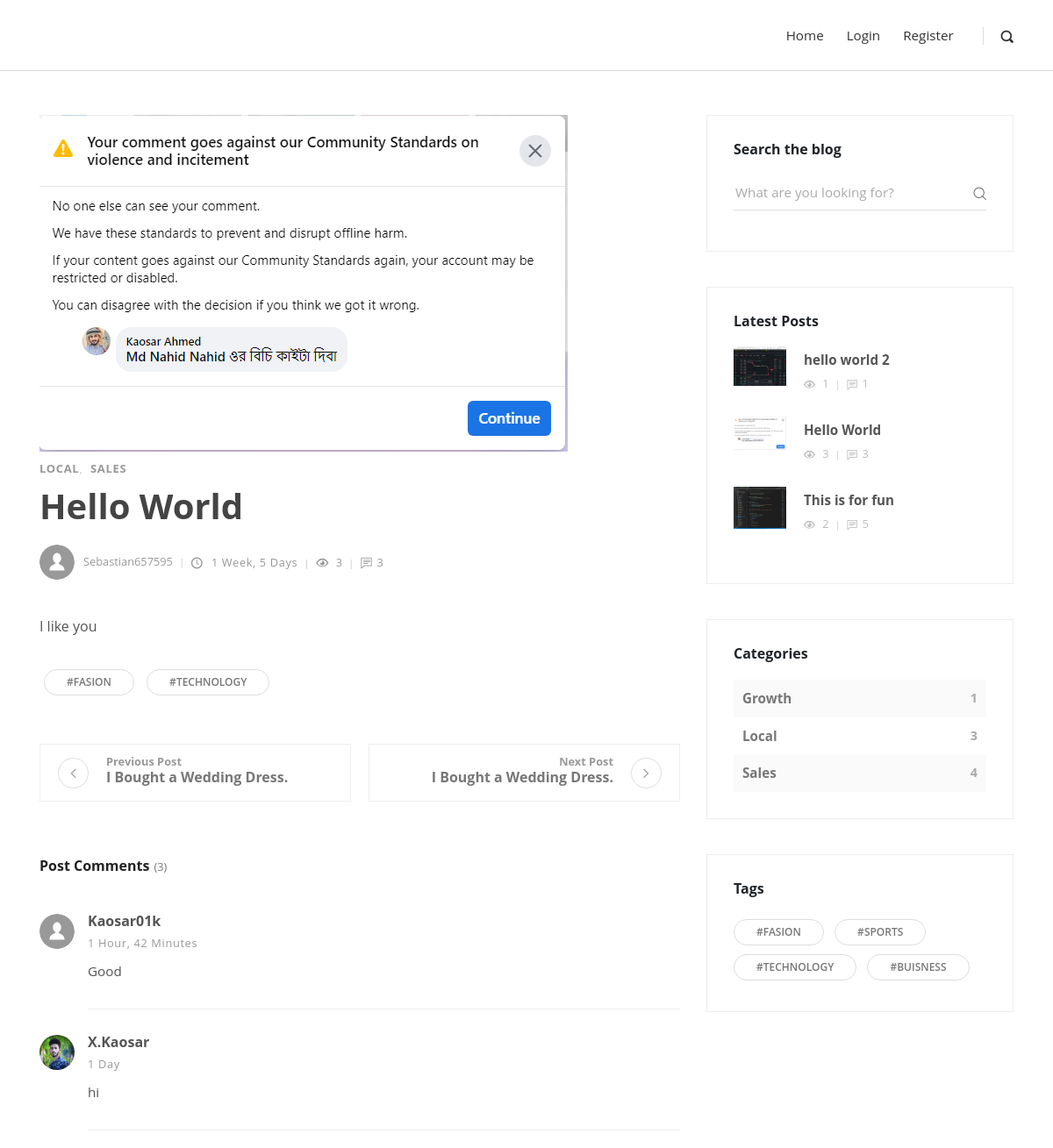
Before: /post/hello-world/ (upper part) with the older database file.
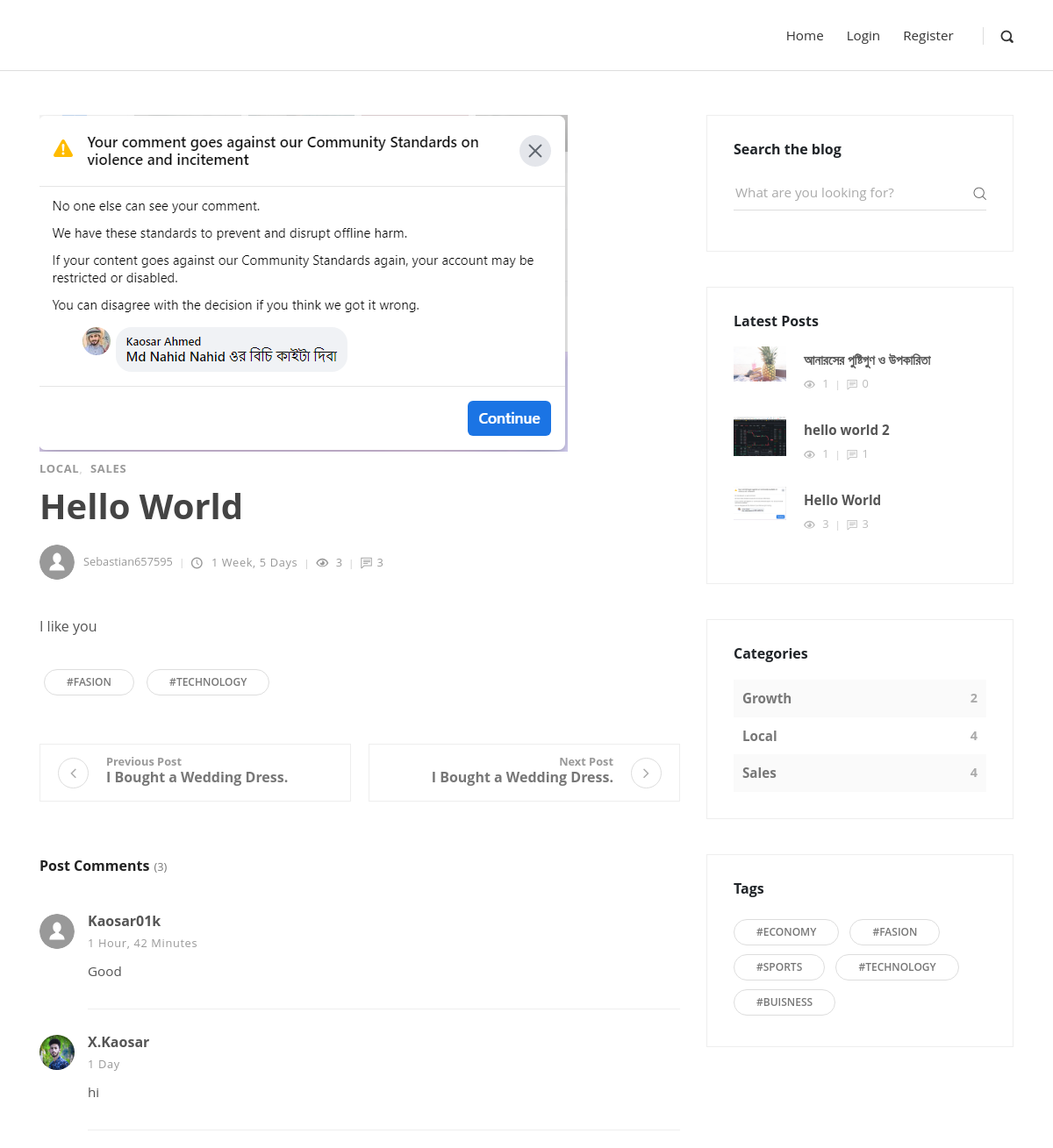
After: the same page with the newer database file.
### mainapp/models.py (models this page shows, shortened)
class Category(models.Model):
    name = models.CharField(max_length=50)
    def __str__(self):
        return self.name

class Tag(models.Model):
    name = models.CharField(max_length=50)
    def __str__(self):
        return self.name

class Comment(models.Model):
    user    = models.ForeignKey(User, on_delete=models.CASCADE)
    content = models.TextField(max_length=500)
    post    = models.ForeignKey('Post', related_name='comments', on_delete=models.CASCADE)
    date_created = models.DateTimeField(auto_now_add=True)

class Author(models.Model):
    user = models.OneToOneField(User, on_delete=models.CASCADE)
    profile_picture = models.ImageField(default='user.svg')
    bio = models.TextField(max_length=50000,null=True, blank=True)
    birthday = models.DateField(null=True,blank=True)
    phone = models.CharField(max_length=11,null=True, blank=True)
    company = models.CharField(max_length=100,null=True, blank=True)
    country = CountryField(null=True,blank_label='Select Country')
    address = models.CharField(max_length=200,null=True, blank=True)
    website = models.CharField(max_length=100,null=True, blank=True)
    def __str__(self):
        return self.user.username

class Post(models.Model):
    author = models.ForeignKey(Author, on_delete=models.CASCADE)
    title = models.CharField(max_length=200)
    thumbnail = models.ImageField()
    description = RichTextField(null=True,max_length=1000)
    tags = models.ManyToManyField(Tag)
    category = models.ManyToManyField(Category)
    featured = models.BooleanField()
    slug = models.SlugField(null=True, blank=True)
    date_created = models.DateTimeField(auto_now_add=True)
    def get_absolute_url(self):
        return reverse('post-details', kwargs={
            'slug':self.slug
        })
    @property
    def get_comments(self):
        return self.comments.all().order_by('-date_created')
    @property
    def view_count(self):
        return PostView.objects.filter(post=self).count()
    @property
    def comment_count(self):
        return Comment.objects.filter(post=self).count()

### mainapp/views.py (the view, shortened to what this page needs)
# urls.py: path('post/<slug:slug>/', views.post, name='post-details'),
def post(request,slug):
    post = get_object_or_404(Post,slug=slug)
    latest_posts = Post.objects.order_by('-date_created')[0:3]
    get_category = get_category_count()
    get_tag = get_tags()
    if request.user.is_authenticated:
        PostView.objects.get_or_create(user=request.user, post=post)
    form = CommentForm()
    context = {
        'form':form,
        'post':post,
        'latest_post':latest_posts,
        'get_categories':get_category,
        'get_tags':get_tag,
    }
    return render(request, 'post.html',context)

### mainapp/forms.py
class CommentForm(forms.ModelForm):
    content = forms.CharField(widget=forms.Textarea(attrs={
        "name":"usercomment",
        "id":"usercomment",
        "placeholder":"Type your comment",
        "class":"form-control",
        'rows':4,
    }))
    class Meta:
        model = Comment
        fields = ('content',)

### mainapp/views.py (called while the page is built)
def get_category_count():
    queryset = Post \
    .objects \
    .values('category__name') \
    .annotate(Count('category__name'))
    return queryset

def get_tags():
    queryset = Post.objects.values('tags__name').annotate(Count('tags__name'))
    return queryset

### templates/post.html (shortened to what this page needs)
{% extends 'base.html' %}
{% load static %}
{% block body %}
    <div class="container">
      <div class="row">
        <main class="post blog-post col-lg-8">
          <div class="container">
            <div class="post-single">
              <div class="post-detail-thumbnail"><img src="{{ post.thumbnail.url }}" alt="..." class="img-fluid"></div>
              <div class="post-details">
                <div class="post-meta d-flex justify-content-between">
                  <div class="category">
                    {% for cat in post.category.all %}
                      <a href="">{{ cat }}</a>
                    {% endfor %}
                  </div>
                </div>
                <h1>{{ post.title }}<a href="#"></a></h1>
                <div class="post-footer d-flex align-items-center flex-column flex-sm-row"><a href="#" class="author d-flex align-items-center flex-wrap">
                    <div class="avatar"><img src="{{ post.author.profile_picture.url }}" alt="..." class="img-fluid"></div>
                    <div class="title"><span>{{ post.author }}</span></div></a>
                  <div class="d-flex align-items-center flex-wrap">
                    <div class="date"><i class="icon-clock"></i> {{ post.date_created | timesince }}</div>
                    <div class="views"><i class="icon-eye"></i> {{ post.view_count }}</div>
                    <div class="comments meta-last"><i class="icon-comment"></i>{{ post.comment_count }}</div>
                  </div>
                </div>
                <div class="post-body">
                  <p>{{ post.description|safe }}</p>
                </div>
                <div class="post-tags">
                    {% for tag in post.tags.all %}
                    <a href="#" class="tag">#{{ tag }}</a>
                    {% endfor %}
                <div class="posts-nav d-flex justify-content-between align-items-stretch flex-column flex-md-row"><a href="#" class="prev-post text-left d-flex align-items-center">
                    <div class="icon prev"><i class="fa fa-angle-left"></i></div>
                    <div class="text"><strong class="text-primary">Previous Post </strong>
                      <h6>I Bought a Wedding Dress.</h6>
                    </div></a><a href="#" class="next-post text-right d-flex align-items-center justify-content-end">
                    <div class="text"><strong class="text-primary">Next Post </strong>
                      <h6>I Bought a Wedding Dress.</h6>
                    </div>
                    <div class="icon next"><i class="fa fa-angle-right">   </i></div></a></div>
                <div class="post-comments">
                  <header>
                    <h3 class="h6">Post Comments<span class="no-of-comments">({{ post.comment_count }})</span></h3>
                  </header>
                  {% for comment in post.get_comments %}
                  <div class="comment">
                    <div class="comment-header d-flex justify-content-between">
                      <div class="user d-flex align-items-center">
                        <div class="image">
                        {% if comment.user.author %}
                        <img src="{{ comment.user.author.profile_picture.url }}" alt="..." class="img-fluid rounded-circle">
                        {% else %}
                        <img src="{% static 'img/user.svg' %}" alt="..." class="img-fluid rounded-circle">
                        {% endif %}
                      </div>
                        <div class="title"><strong>{{ comment.user }}</strong><span class="date">{{ comment.date_created | timesince }}</span></div>
                      </div>
                    </div>
                    <div class="comment-body">
                      <p>{{ comment.content }}</p>
                    </div>
                  </div>
                {% endfor %}
              </div>
              </div>
            </div>
          </div>
        </main>
        {% include 'sidebar.html' %}
      </div>
    </div>
  {% endblock %}

### templates/sidebar.html
{% load static %}
<aside class="col-lg-4">
    <div class="widget search">
      <header>
        <h3 class="h6">Search the blog</h3>
      </header>
      <form action="{% url 'search' %}" class="search-form">
        <div class="form-group">
          <input type="search" name="q" placeholder="What are you looking for?">
          <button type="submit" class="submit"><i class="icon-search"></i></button>
        </div>
      </form>
    </div>
    <div class="widget latest-posts">
      <header>
        <h3 class="h6">Latest Posts</h3>
      </header>
      <div class="blog-posts">
        {% for post in latest_post %}
          <a href="{{ post.get_absolute_url }}">
            <div class="item d-flex align-items-center">
              <div class="image"><img src="{{ post.thumbnail.url }}" alt="..." class="img-fluid"></div>
              <div class="title"><strong>{{ post.title }}</strong>
                <div class="d-flex align-items-center">
                  <div class="views"><i class="icon-eye"></i> {{ post.view_count }}</div>
                  <div class="comments"><i class="icon-comment"></i>{{ post.comment_count }}</div>
                </div>
              </div>
            </div>
          </a>
        {% endfor %}
      </div>
    </div>
    <div class="widget categories">
      <header>
        <h3 class="h6">Categories</h3>
      </header>
      {% for cat in get_categories %}
      <div class="item d-flex justify-content-between">
        <a href="#">{{ cat.category__name }}</a>
        <span>{{ cat.category__name__count }}</span>
      </div>
      {% endfor %}
    </div>
    <div class="widget tags">
      <header>
        <h3 class="h6">Tags</h3>
      </header>
      <ul class="list-inline">
        {% for tag in get_tags %}
          <li class="list-inline-item"><a href="#" class="tag">#{{ tag.tags__name }}</a></li>
        {% endfor %}
      </ul>
    </div>
  </aside>

Changed rows visible on the page:
no longer on this page (row unchanged): Post: thumbnail (picture), title "This is for fun", view_count "2", comment_count "5"
added Post: thumbnail (picture), title "আনারসের পুষ্টিগুণ ও উপকারিতা", view_count "1", comment_count "0"
Other visible differences:
new list line: "Growth 2"
new list line: "Local 4"
new list line: "# ECONOMY"
list line gone: "Growth 1"
list line gone: "Local 3"
